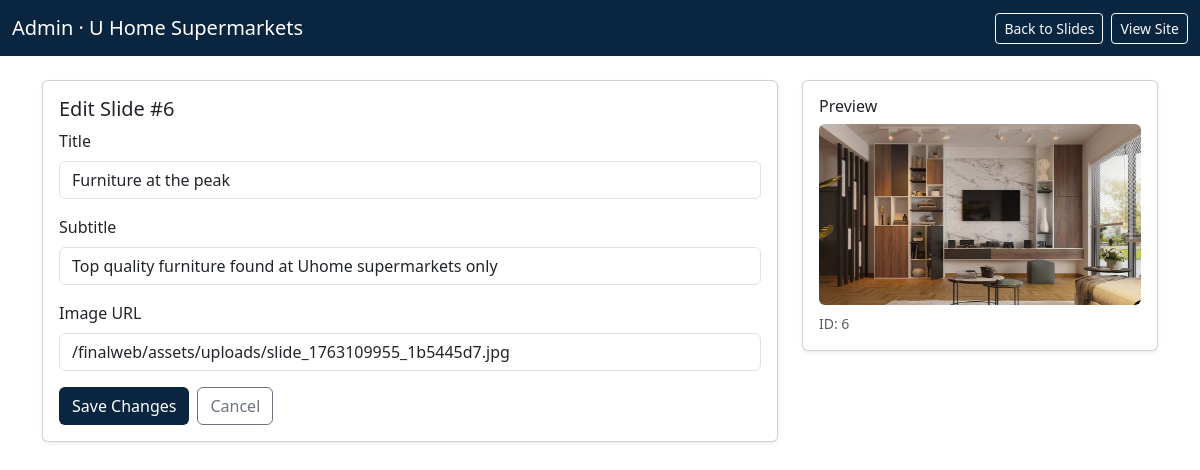
Page /finalweb/admin/edit_slide.php?id=6 (signed in) on the committed database.
### tables this page shows
CREATE TABLE IF NOT EXISTS `slides` (
  `id` int NOT NULL AUTO_INCREMENT,
  `title` varchar(150) NOT NULL,
  `subtitle` varchar(255) NOT NULL,
  `image_url` varchar(255) NOT NULL,
  `video_url` varchar(255) DEFAULT NULL,
  PRIMARY KEY (`id`)
);

### finalweb/admin/edit_slide.php (the view, shortened to what this page needs)
<?php
require_once __DIR__.'/../includes/db.php';
$id = isset($_GET['id']) ? (int)$_GET['id'] : 0;
$st = $pdo->prepare('SELECT id,title,subtitle,image_url FROM slides WHERE id=?');
$st->execute([$id]);
$slide = $st->fetch();
?>
<!doctype html>
<html lang="en">
<head>
  <link href="https://cdn.jsdelivr.net/npm/bootstrap@5.3.3/dist/css/bootstrap.min.css" rel="stylesheet">
</head>
<body>
<nav class="navbar navbar-dark bg-navy">
  <div class="container-fluid">
    <a class="navbar-brand" href="index.php">Admin · <?php echo SITE_NAME; ?></a>
    <div class="d-flex gap-2">
      <a class="btn btn-outline-light btn-sm" href="index.php#pills-slides">Back to Slides</a>
      <a class="btn btn-outline-light btn-sm" target="_blank" href="<?php echo BASE_URL; ?>/index.php">View Site</a>
    </div>
  </div>
</nav>
<div class="container my-4">
  <div class="row g-4">
    <div class="col-lg-8">
      <div class="card shadow-sm">
        <div class="card-body">
          <h5 class="card-title">Edit Slide #<?php echo $slide['id']; ?></h5>
          <form method="post">
            <div class="mb-3">
              <label class="form-label">Title</label>
              <input name="title" class="form-control" value="<?php echo htmlspecialchars($slide['title']); ?>" required>
            </div>
            <div class="mb-3">
              <label class="form-label">Subtitle</label>
              <input name="subtitle" class="form-control" value="<?php echo htmlspecialchars($slide['subtitle']); ?>" required>
            </div>
            <div class="mb-3">
              <label class="form-label">Image URL</label>
              <input name="image_url" class="form-control" value="<?php echo htmlspecialchars($slide['image_url']); ?>" placeholder="https://..." required>
            </div>
            <div class="mt-3 d-flex gap-2">
              <button class="btn btn-navy">Save Changes</button>
              <a class="btn btn-outline-secondary" href="index.php#pills-slides">Cancel</a>
            </div>
          </form>
        </div>
      </div>
    </div>
    <div class="col-lg-4">
      <div class="card shadow-sm">
        <div class="card-body">
          <h6 class="card-title">Preview</h6>
          <div class="ratio ratio-16x9 mb-2">
            <img src="<?php echo htmlspecialchars($slide['image_url']); ?>" alt="Preview" class="img-fluid rounded" onerror="this.src='https://via.placeholder.com/1200x675?text=No+Image';">
          </div>
          <div class="text-muted small">ID: <?php echo $slide['id']; ?></div>
        </div>
      </div>
    </div>
  </div>
</div>
</body>
</html>

### finalweb/admin/edit_slide.php (style rules this page uses)
:root { --navy:#0a2540 }
.bg-navy { background:var(--navy)!important }
.btn-navy { background:var(--navy);color:#fff }

### rows in the picture
slides: id "6", title "Furniture at the peak", subtitle "Top quality furniture found at Uhome supermarkets only", image_url "/finalweb/assets/uploads/slide_1763109955_1b5445d7.jpg", image_url (picture)

### other values in the picture
SITE_NAME "U Home Supermarkets"
